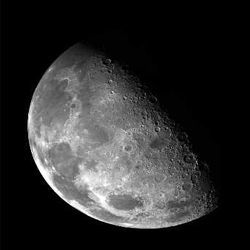
#> input picture codes/images/moon.png, 250 x 250 px
$ jupyter execute unsharpMasking.ipynb
#> lines starting #> are read from the running program, lines starting #| are printed output that depends on the picture
[cell 1]
import pandas as pd
import numpy as np
from PIL import Image

[cell 2]
img = Image.open('images/moon.png').convert('L').resize((250,250))
#> img is the input picture: PIL image 250x250 L; min 0, max 255, mean 44.6
img

[cell 3]
imgMat = np.array(img, dtype=np.int32)
imgMat

int8 range 0 to 255
int32 range -128 to 127
using int32 during calculation to avoid negative pixels as pixel value can be bigger

### Blur using Box Filter

[cell 4]
n = 5
def nineMul(i,j,mat):
    diff = [x for x in range(-n,n+1)]
    ct = 0
    prod = 0
    for dx in diff:
        if (i + dx) >= 0 and (i + dx) < len(mat):
            for dy in diff:
                if (j + dy) >= 0 and (j + dy) < len(mat[0]):
                    ct += 1
                    prod += mat[i + dx][j + dy]
    return prod // ct

[cell 5]
#unsharp by subtracting the blurred image from the original image
blurMat = imgMat.copy()
for i in range(len(imgMat)):
    for j in range(len(imgMat[0])):
        blurred = nineMul(i, j, imgMat)
        blurMat[i][j] = min(max(0,imgMat[i][j] - blurred),255) #clipping the values to be between 0 and 255
#> this loop made 250 passes
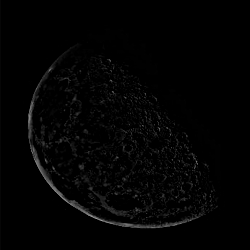
#> blurMat: shape (250, 250) int32; min 0, max 159, mean 3.4

[cell 6]
fin = Image.fromarray(blurMat.astype(np.uint8))

[cell 7]
fin

[cell 8]
fin.save('images/unsharp1.jpeg')

[cell 9]
# highboost/unsharp masking using k value
blurMat = imgMat.copy()
k = 1
for i in range(len(imgMat)):
    for j in range(len(imgMat[0])):
        blurred = nineMul(i, j, imgMat)
        blurMat[i][j] = min(max(0,imgMat[i][j] + k*(imgMat[i][j] -  blurred)),255)
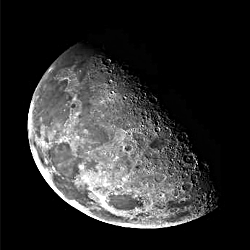
#> blurMat: shape (250, 250) int32; min 0, max 255, mean 45.4

[cell 10]
fin = Image.fromarray(blurMat.astype(np.uint8))

$ run again, with codes/images/box.jpg saved as codes/images/moon.png
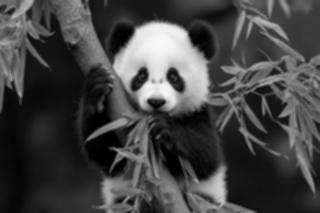
#> input picture codes/images/box.jpg, 320 x 213 px
#> the loop `for i in range(len(imgMat)):` made 250 passes
#> after the loop `for i in range(len(imgMat)):`:
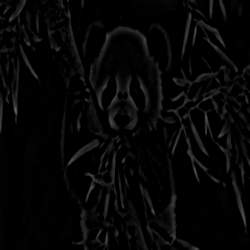
#> blurMat: shape (250, 250) int32; min 0, max 102, mean 6
#> after the loop `for i in range(len(imgMat)):`:
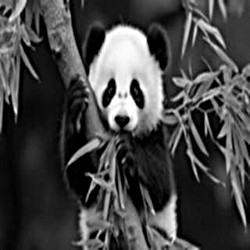
#> blurMat: shape (250, 250) int32; min 0, max 255, mean 69.2
